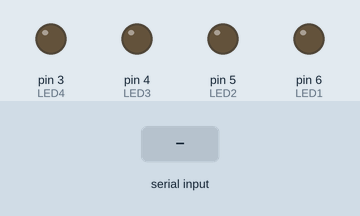
Recording of a sketch running on a simulated Arduino Uno, built with avr-gcc and run on an emulated ATmega328P. Parts: output pins drawn as LEDs (lit = HIGH). The inputs (shaded band) are chosen by the test bench.

Above: at 1.2 s.
1.3 s: "led1on" received over Serial
At 3.1 s:
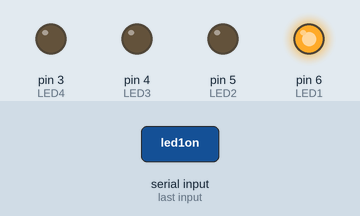
3.8 s: "led2on" received over Serial
At 6.0 s:
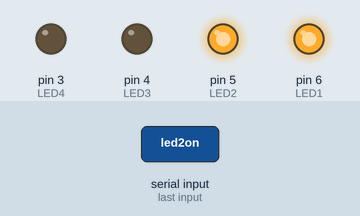
6.3 s: "led1off" received over Serial
At 8.1 s:
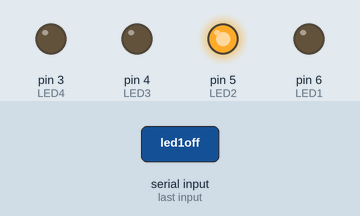
8.7 s: "led3on" received over Serial
At 10.8 s:
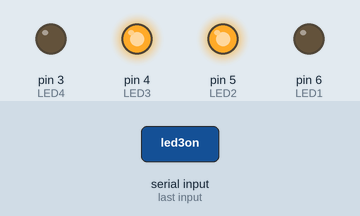
11.1 s: "led2off" received over Serial
At 13.0 s:
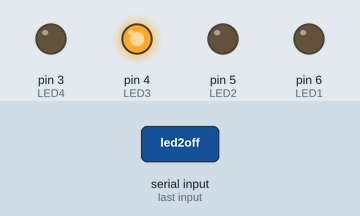
13.6 s: "led4on" received over Serial
At 14.9 s:
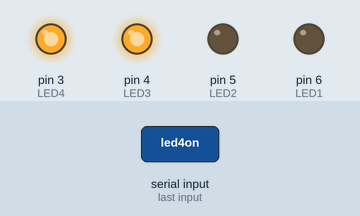
Timing chart, 0 to 16.6 s (numbered marks = the images above; inputs shaded):
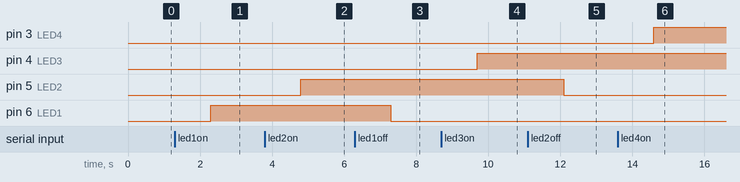

The sketch:

sketch_sep27f.ino
```cpp
#define LED1          6
#define LED2          5
#define LED3          4
#define LED4          3

void setup()
{
  pinMode(LED1,OUTPUT);
  pinMode(LED2,OUTPUT);
  pinMode(LED3,OUTPUT);
  pinMode(LED4,OUTPUT);
  Serial.begin(115200);
  while(!Serial)
  {
    //
  }
}

void loop() {
  String incomingByte;
  int d;
  if (Serial.available() > 0)
  {
    incomingByte = Serial.readString();
    if(incomingByte =="led1on"){ d=1;}
    if(incomingByte =="led1off"){ d=2;}
    if(incomingByte =="led2on"){ d=3;}
    if(incomingByte =="led2off"){ d=4;}
    if(incomingByte =="led3on"){ d=5;}
    if(incomingByte =="led3off"){ d=6;}
    if(incomingByte =="led4on"){ d=7;}
    if(incomingByte =="led4off"){ d=8;}


    switch (d)
    {
      case 1 : digitalWrite(LED1,HIGH);
               break;
      case 2 : digitalWrite(LED1,LOW);
               break;
      case 3 : digitalWrite(LED2,HIGH);
               break;
      case 4 : digitalWrite(LED2,LOW);
               break;
      case 5 : digitalWrite(LED3,HIGH);
               break;
      case 6 : digitalWrite(LED3,LOW);
               break;
      case 7 : digitalWrite(LED4,HIGH);
               break;
      case 8 : digitalWrite(LED4,LOW);
               break;
    }
  }

}
```

Measured:
- after the input at 1.3 s, pin 6 (LED1): LOW → HIGH after 1.0 s
- after the input at 3.8 s, pin 5 (LED2): LOW → HIGH after 1.0 s
- after the input at 6.3 s, pin 6 (LED1): HIGH → LOW after 1.0 s
- after the input at 8.7 s, pin 4 (LED3): LOW → HIGH after 1.0 s
- after the input at 11.1 s, pin 5 (LED2): HIGH → LOW after 1.0 s
- after the input at 13.6 s, pin 3 (LED4): LOW → HIGH after 1.0 s
